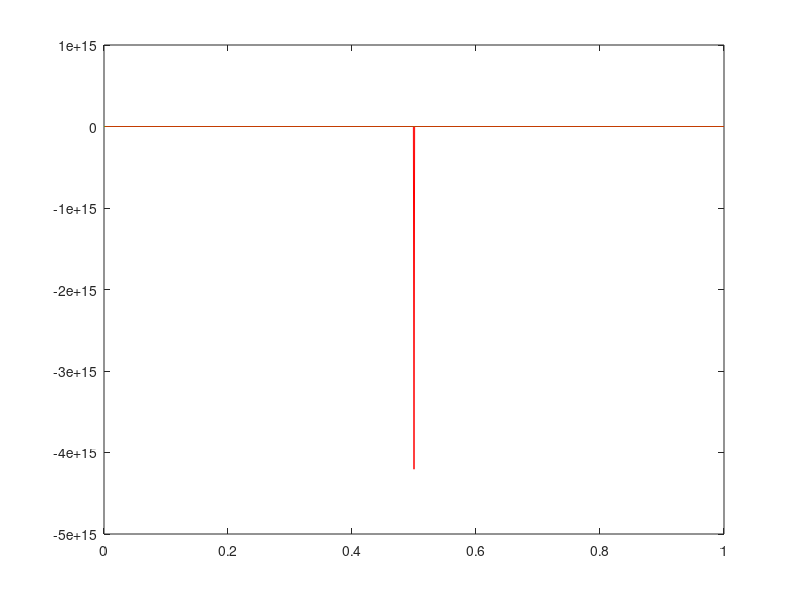

Here is the MATLAB script that generated this plot:
clc;
clear all;

t = 0 : 0.001 : 1;
x = exp(-5*t).*sin(pi*t);
plot(t, x)
hold on;

%%
Vin = 10*sqrt(2)*sin(2*pi*t);
plot(t,Vin)
hold on;

Vc = 0.5*(x + 1).*Vin;
plot(t,Vc, 'g')

%%
z = 100.*x;
u = [diff(z), 0];
a = -4.*u.*pi.*cot(2.*pi.*t);

plot(t, u, 'g')
hold on;
plot(t, a, 'r')